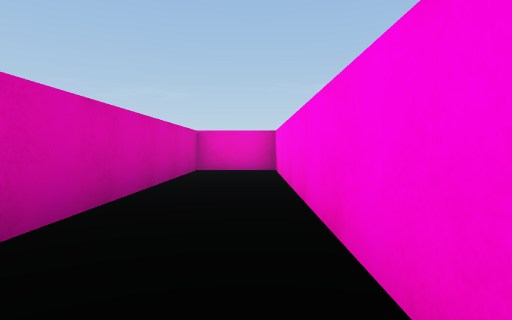
[1] (above)

16 first-person views from a walk through a Unity game level. The camera is 0.55 m above the floor, tilts 2° down and sees 75° across. The floor is counted in squares, 1 m on a side. Each view is taken from the middle of a square. On the plan, view 1 faces up. The plan holds only what a view shows up to about 9 squares ahead; the rest is blank. The place goes on beyond the plan.

[2]
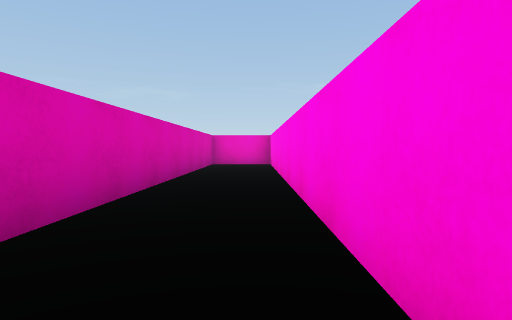

[3]
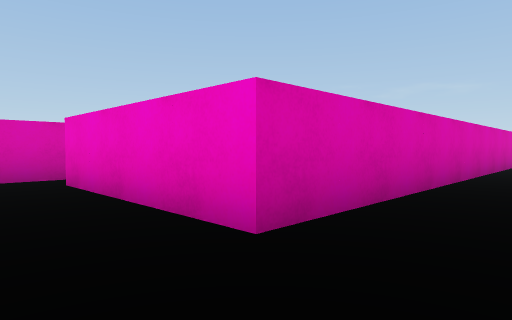

[4]
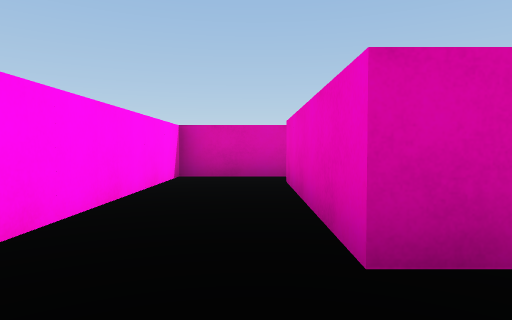

[5]
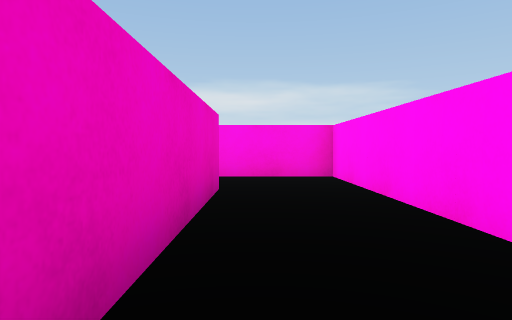

[6]
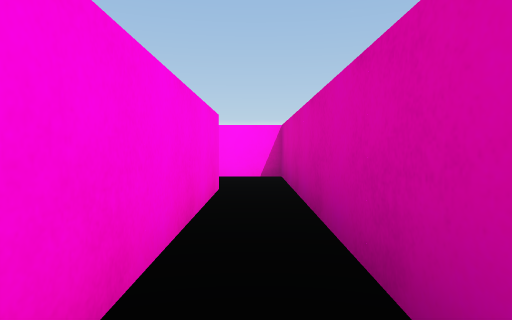

[7]
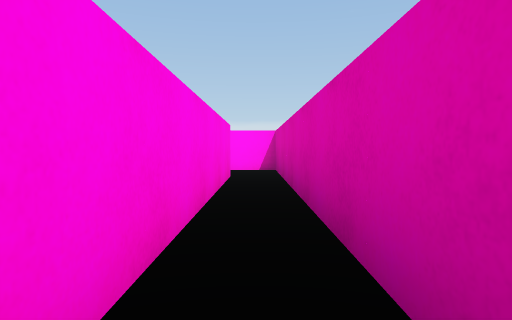

[8]
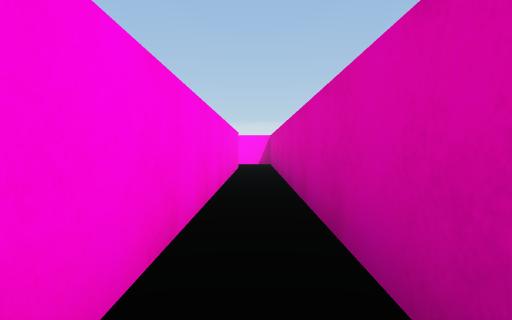

[9]
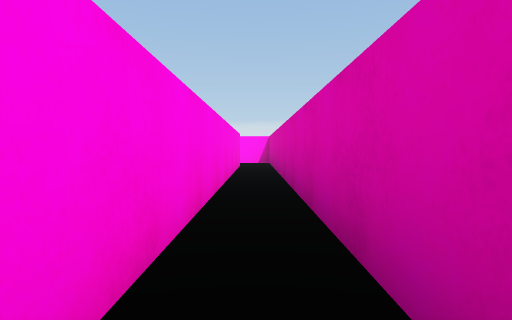

[10]
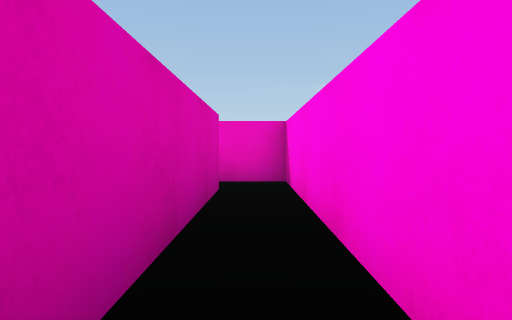

[11]
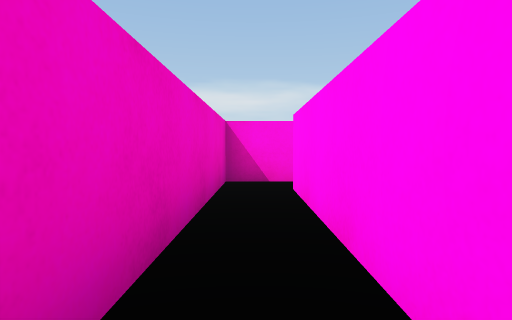

[12]
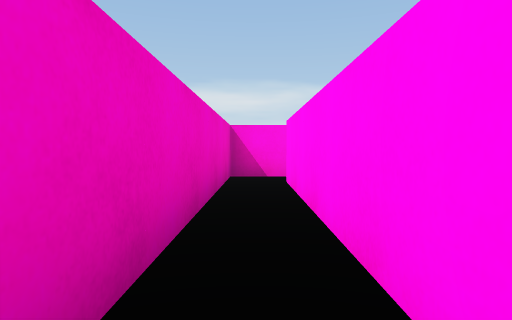

[13]
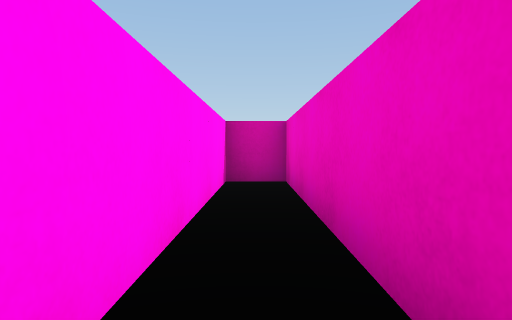

[14]
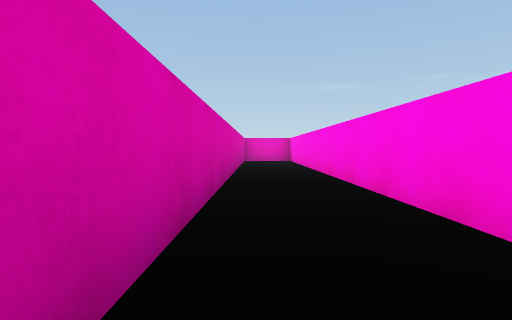

[15]
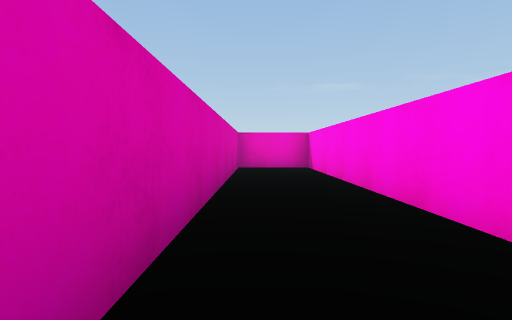

[16]
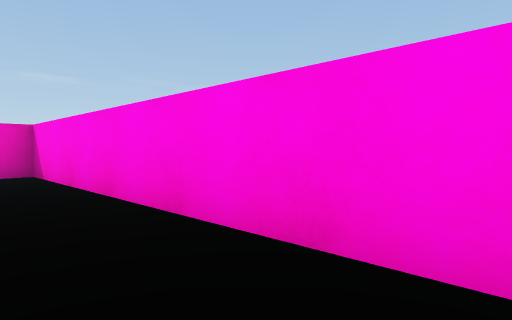

### Floor plan
Ten units are one square. View 1 is at (0, 0); x grows to the right and y downward. Boxes are objects, and circles mark ways between rooms. Rooms are numbered by the first view taken in them; rooms with no view inside come last. Other rooms are left out.
<svg viewBox="-130 -90 140 170">
<path fill="none" stroke="#000" d="M-65 -45 -65 75 5 75 5 -85 -15 -85 -15 55 -55 55 -55 -45M-55 -45 -55 -55 -125 -55 -125 -45 -65 -45"/>
<circle cx="-60" cy="-40" r="3" fill="#2a7"/>
<text x="-10" y="10">1</text>
<text x="-90" y="-50">2</text>
</svg>
Room 1 opens to room 2.

Where each view was taken, in squares from view 1:
view 1: 0 up, 0 right, facing up
view 2: 3 down, 0 right, facing up
view 3: 7 down, 0 right, facing up-left
view 4: 6 down, 0 right, facing left
view 5: 6 down, 6 left, facing right
view 6: 1 down, 6 left, facing down
view 7: 1 up, 6 left, facing down
view 8: 4 up, 6 left, facing down
view 9: 5 up, 6 left, facing down
view 10: 0 up, 6 left, facing up
view 11: 5 up, 11 left, facing right
view 12: 5 up, 12 left, facing right
view 13: 5 up, 7 left, facing left
view 14: 6 down, 1 left, facing up
view 15: 1 down, 1 left, facing up
view 16: 1 up, 1 left, facing up-right
